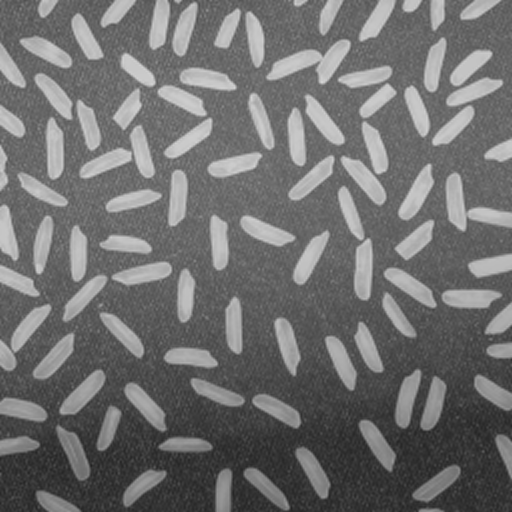
#> input picture images/rice2.png, 512 x 512 px
$ python online.py
#> lines starting #> are read from the running program, lines starting #| are printed output that depends on the picture; after the words box and inside, x2 and y2 are one past the last pixel; in counts of white or black regions, pixels touching at a corner belong together
import cv2 as cv
import numpy as np

# load input images for demonstration
input_rice = cv.imread("images/rice2.png", cv.IMREAD_GRAYSCALE)
#> input_rice is the input picture: shape (512, 512); min 33, max 214, mean 111.3

# local adaptive thresholding - computes local threshold based on given window size
output_adapthresh = cv.adaptiveThreshold (input_rice, 255.0,
		cv.ADAPTIVE_THRESH_MEAN_C, cv.THRESH_BINARY, 51, -20.0)
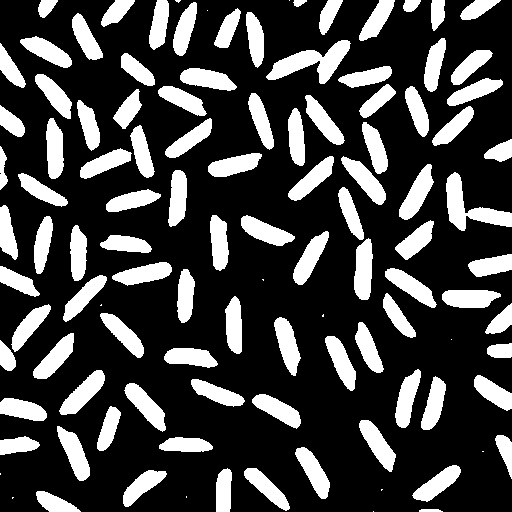
#> output_adapthresh: shape (512, 512); 26.1% white; 111 white regions (13 under 20 px), largest, box (x1, y1, x2, y2) and area: (266, 40, 351, 84) 1555, (446, 172, 512, 231) 1460, (354, 238, 373, 300) 916
cv.imshow("Adaptive Thresholding", output_adapthresh)
#cv.imwrite('rice_adapthresh.png', output_adapthresh)

# morphologial erosion - cleaning up binary images
kernel = np.ones((5,5),np.uint8)
output_erosion = cv.erode(output_adapthresh, kernel)
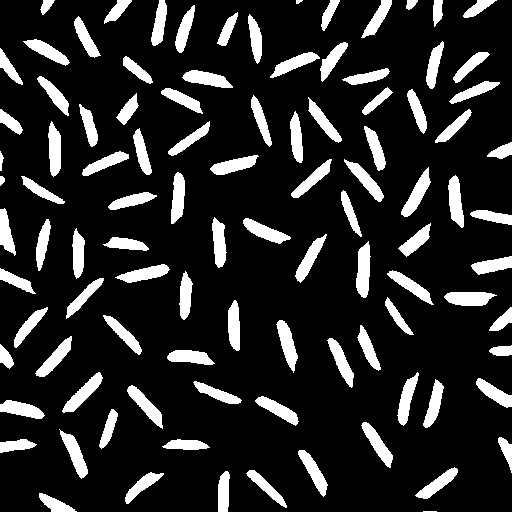
#> output_erosion: shape (512, 512); 15.8% white; 101 white regions (1 under 20 px)
cv.imshow("Morphological Erosion", output_erosion)
#cv.imwrite('rice_erosion.png', output_erosion)

# connected components - counts and marks number of distinct foreground objects
# apply connected components on clean binary image
label_image = output_erosion.copy()
label_count = 0
rows, cols = label_image.shape
#> rows = 512; cols = 512
for j in range(rows):
    for i in range(cols):
        pixel = label_image[j, i]
        if 255 == pixel:
            label_count += 1
            cv.floodFill(label_image, None, (i, j), label_count)
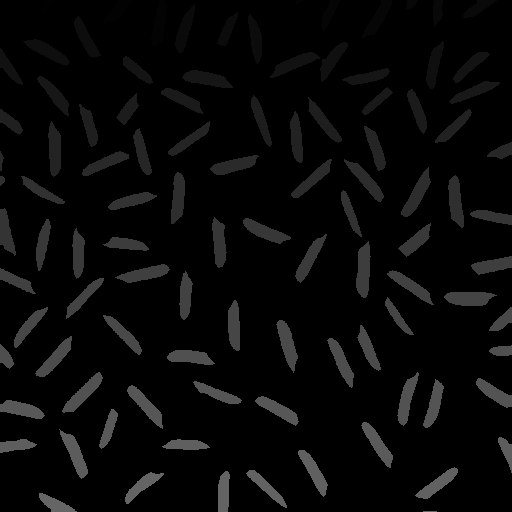
#> label_image: shape (512, 512); 15.78% of pixels changed, all inside (x1, y1, x2, y2) = (0, 0, 512, 512)
#> after the loop, label_count = 102

print("Number of foreground objects", label_count)
#| Number of foreground objects 102
cv.imshow("Connected Components", label_image)
#cv.imwrite('rice_components.png', label_image)

# Contours - Computes polygonal contour boundary of foreground objects
# apply connected components on clean binary image
contours, _ = cv.findContours(output_erosion, cv.RETR_EXTERNAL,  cv.CHAIN_APPROX_SIMPLE)
#> contours = 101 contours, 2 with area under 20; largest, box (x1, y1, x2, y2) and area: (356, 241, 371, 298) 552, (444, 292, 497, 306) 524, (62, 372, 103, 413) 513, (401, 167, 431, 217) 510, (448, 175, 464, 228) 502
output_contour = cv.cvtColor(input_rice, cv.COLOR_GRAY2BGR)
cv.drawContours(output_contour, contours, -1, (0, 0, 255), 2)
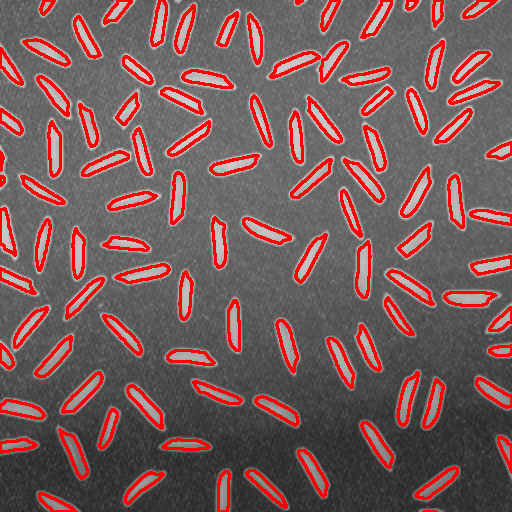
#> output_contour: shape (512, 512, 3); 12.52% of pixels changed, all inside (x1, y1, x2, y2) = (0, 0, 512, 512)
print("Number of detected contours", len(contours))
#| Number of detected contours 101
cv.imshow("Contours", output_contour)
#cv.imwrite('rice_contours.png', output_contour)

# wait for key press
cv.waitKey(0)
cv.destroyAllWindows()
